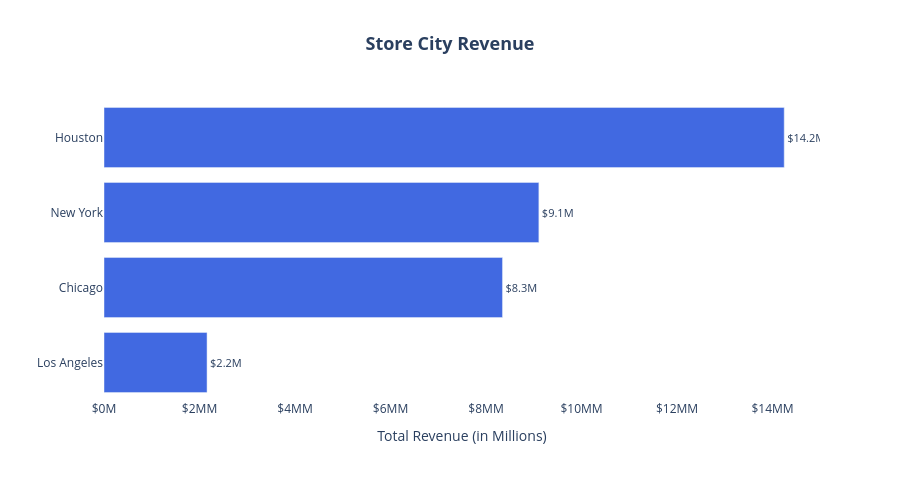

Notebook code for this chart:
### Markdown cell above
### Store City by Sales

### Code cell
city_sales = df.groupby('Store_City')['Sales'].sum().reset_index()
city_sales.columns = ['Store_City', 'Total_Revenue']
city_sales = city_sales.sort_values('Total_Revenue', ascending=True)

fig = px.bar(city_sales, 
             x='Total_Revenue', 
             y='Store_City',
             orientation='h',
             title='<b>Store City Revenue</b>',
             text=city_sales['Total_Revenue'].apply(lambda x: f'${x/1000000:.1f}M'))

fig.update_traces(
    marker_color='royalblue',
    textposition='outside',
    textfont_size=11
)

fig.update_layout(
    xaxis_title='Total Revenue (in Millions)',
    yaxis_title='',
    plot_bgcolor='white',
    title_x=0.5,
    title_font_size=18,
    height=400 + (len(city_sales) * 20),
    xaxis=dict(tickprefix='$', ticksuffix='M')
)

fig.show()

### Figure 1 — Plotly figure (JSON) as saved in the notebook; plotly's stock layout.template omitted (floating-point values rounded to 4 significant figures)
{"data": [{"hovertemplate": "Total_Revenue=%{x}<br>Store_City=%{y}<br>text=%{text}<extra></extra>", "legendgroup": "", "marker": {"color": "royalblue", "pattern": {"shape": ""}}, "name": "", "orientation": "h", "showlegend": false, "text": ["$2.2M", "$8.3M", "$9.1M", "$14.2M"], "textfont": {"size": 11}, "textposition": "outside", "type": "bar", "x": [2157872, 8344300, 9106365, 14244116], "xaxis": "x", "y": ["Los Angeles", "Chicago", "New York", "Houston"], "yaxis": "y"}], "layout": {"barmode": "relative", "height": 480, "legend": {"tracegroupgap": 0}, "plot_bgcolor": "white", "title": {"font": {"size": 18}, "text": "<b>Store City Revenue</b>", "x": 0.5}, "xaxis": {"anchor": "y", "domain": [0, 1], "tickprefix": "$", "ticksuffix": "M", "title": {"text": "Total Revenue (in Millions)"}}, "yaxis": {"anchor": "x", "domain": [0, 1], "title": {"text": ""}}}}
